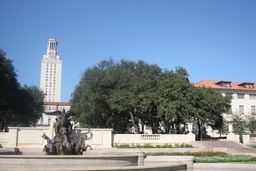
#> input picture foto1.jpg, 256 x 171 px, shrunk from 1024 x 683 before the run
$ python main.py foto1.jpg foto2.jpg
#> lines starting #> are read from the running program, lines starting #| are printed output that depends on the picture
#> further down, img_left is the input picture: shape (171, 256, 3); mean B, G, R 159.2, 139.9, 122
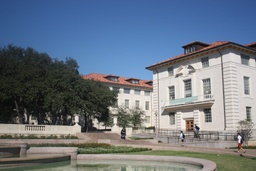
#> input picture foto2.jpg, 256 x 171 px, shrunk from 1024 x 683 before the run
#> further down, img_right is the input picture: shape (171, 256, 3); mean B, G, R 132.2, 118.8, 107.9
### Panorama.py
import cv2
import numpy as np
import random
import matplotlib.pyplot as plt


class Panorama:
    def __init__(self):
        self.detector = cv2.ORB_create(nfeatures=1500)

    def create(self, img_left, img_right, draw_matches=False):
        '''
            Create a panoramic image given two images
        '''
#> called with draw_matches = True

        gray_l = cv2.cvtColor(img_left, cv2.COLOR_BGR2GRAY)
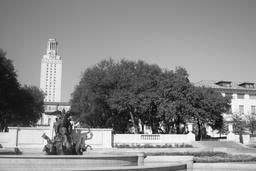
#> gray_l: shape (171, 256); min 5, max 254, mean 136.7
        gray_r = cv2.cvtColor(img_right, cv2.COLOR_BGR2GRAY)
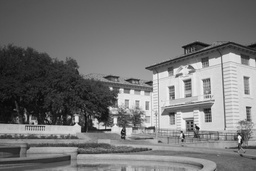
#> gray_r: shape (171, 256); min 5, max 248, mean 117

        kps_l, features_l = self.detector.detectAndCompute(gray_l, None)
#> kps_l = 791 keypoints; strongest (x, y, size): (140, 130, 31), (143, 131, 31), (141, 133, 31), (187, 132, 31)
        kps_r, features_r = self.detector.detectAndCompute(gray_r, None)
#> kps_r = 849 keypoints; strongest (x, y, size): (74, 123, 31), (196, 126, 31), (109, 130, 31), (108, 127, 31)

        bf = cv2.BFMatcher(cv2.NORM_HAMMING, crossCheck=True)
        matches = sorted(bf.match(features_l, features_r),
                         key=lambda x: x.distance)
#> matches = 224 matches

        if draw_matches:
            matches_img = cv2.drawMatches(gray_l, kps_l, gray_r, kps_r, np.random.choice(
                matches, 100), None, flags=cv2.DrawMatchesFlags_NOT_DRAW_SINGLE_POINTS)
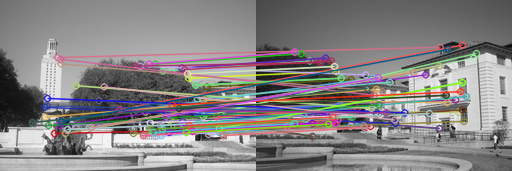
#> matches_img: shape (171, 512, 3); mean of channels 0, 1, 2 132.2, 131.2, 134.6; drawn as B, G, R
            plt.imshow(matches_img)
            plt.show()

        H = self.ransac(kps_l, kps_r, matches)

        warp_img = self.warp(img_left, img_right, H)

        return warp_img

    def homography(self, img_l, img_r):
        A = []
        for r in range(len(img_l)):
            A.append([-img_l[r, 0], -img_l[r, 1], -1, 0, 0, 0, img_l[r, 0]
                     * img_r[r, 0], img_l[r, 1] * img_r[r, 0], img_r[r, 0]])
            A.append([0, 0, 0, -img_l[r, 0], -img_l[r, 1], -1, img_l[r, 0]
                     * img_r[r, 1], img_l[r, 1] * img_r[r, 1], img_r[r, 1]])
        u, s, vt = np.linalg.svd(A)
        H = np.reshape(vt[8], (3, 3))
        H = (1/H.item(8)) * H
        return H

    def ransac(self, kps_l, kps_r, matches):
        '''
            Fit the best homography model with RANSAC algorithm
        '''

        dstPoints = np.float32([kps_l[m.queryIdx].pt for m in matches])
#> dstPoints = 224 pairs, first value 32 to 224, second value 41 to 139
        srcPoints = np.float32([kps_r[m.trainIdx].pt for m in matches])
#> srcPoints = 224 pairs, first value 31 to 220, second value 44.64 to 137

        num_sample = len(matches)
#> num_sample = 224
        threshold = 5.0
        num_iter = 2000
        sub_sample = 4
        max_inlier = 0
        best_H = None
        k = 0
        while (k < num_iter):
            sub_sample_index = random.sample(range(num_sample), sub_sample)
            H = self.homography(
                srcPoints[sub_sample_index], dstPoints[sub_sample_index])
            num_inlier = 0
            for i in range(num_sample):
                if i not in sub_sample_index:
                    concateCoor = np.hstack((srcPoints[i], [1]))
                    dstCoor = H @ concateCoor.T
                    if not dstCoor[2]:
                        continue
                    dstCoor = dstCoor / dstCoor[2]
                    if np.linalg.norm(dstCoor[:2] - dstPoints[i]) < threshold:
                        num_inlier = num_inlier + 1
            if max_inlier < num_inlier:
                max_inlier = num_inlier
                best_H = H
            k += 1
#> after the loop, k = 2000; max_inlier = 103
#> in create, `H = self.ransac(kps_l, kps_r, matches)`: H = [[0.998, 0.0291, 107.6], [-0.0213, 0.948, 13.3], [4.14e-05, -0.000176, 1]]
        return best_H

    def warp(self, img_left, img_right, H):
        '''
           Warp image to create panoramic image
        '''
        (hl, wl) = img_left.shape[:2]
#> hl = 171; wl = 256
        (hr, wr) = img_right.shape[:2]
#> hr = 171; wr = 256
        panoramic_img = np.zeros((max(hl, hr), wl + wr, 3), dtype="int")
        panoramic_img[:hl, :wl] = img_left
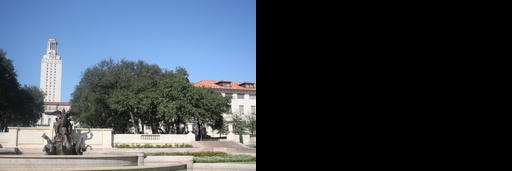
#> panoramic_img: shape (171, 512, 3) int64; mean B, G, R 79.6, 69.9, 61
        inv_H = np.linalg.inv(H)
#> inv_H = [[1.01, -0.0508, -107.5], [0.0231, 1.05, -16.46], [-3.76e-05, 0.000187, 1]]
        for i in range(panoramic_img.shape[0]):
            for j in range(panoramic_img.shape[1]):
                coor = np.array([j, i, 1])
                img_right_coor = inv_H @ coor
                img_right_coor /= img_right_coor[2]
                y, x = int(round(img_right_coor[0])), int(
                    round(img_right_coor[1]))
                if x >= 0 and x < hr and y >= 0 and y < wr:
                    panoramic_img[i, j] = img_right[x, y]
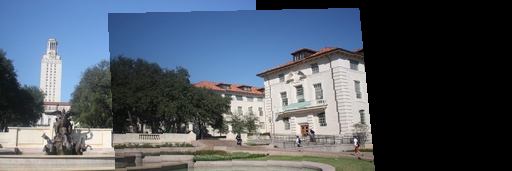
#> panoramic_img: shape (171, 512, 3) int64; mean B, G, R 100.4, 88.3, 78.7

        panoramic_img = self.removeBlackBorder(panoramic_img)
        return panoramic_img

    def removeBlackBorder(self, img):
        '''
        Remove the black border from the image
        '''
        h, w = img.shape[:2]
#> h = 171; w = 512
        reduced_h, reduced_w = h, w
#> reduced_h = 171; reduced_w = 512
        for col in range(w - 1, -1, -1):
            all_black = True
            for i in range(h):
                if np.count_nonzero(img[i, col]) > 0:
                    all_black = False
                    break
            if all_black:
                reduced_w = reduced_w - 1
#> after the loop, reduced_w = 375

        for row in range(h - 1, -1, -1):
            all_black = True
            for i in range(reduced_w):
                if np.count_nonzero(img[row, i]) > 0:
                    all_black = False
                    break
            if all_black:
                reduced_h = reduced_h - 1
#> after the loop, reduced_h = 171

        return img[:reduced_h, :reduced_w]
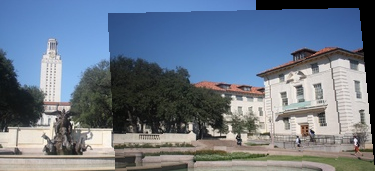
#> returned value: shape (171, 375, 3) int64; mean of channels 0, 1, 2 137.1, 120.5, 107.5; drawn as B, G, R

### main.py
import cv2
import matplotlib.pyplot as plt
import sys
from Panorama import Panorama

if len(sys.argv) < 3:
  print("Need 2 images to work.")
  print("Usage: main.py image1.jpg image2.jpg")
  exit()

img_left = cv2.imread(sys.argv[1])
img_right = cv2.imread(sys.argv[2])

panorama_image = Panorama().create(img_left, img_right, True)

plt.title("Panorama")
plt.imshow(panorama_image[:,:,::-1].astype(int))
plt.show()
cv2.imwrite("panorama.jpg", panorama_image)
